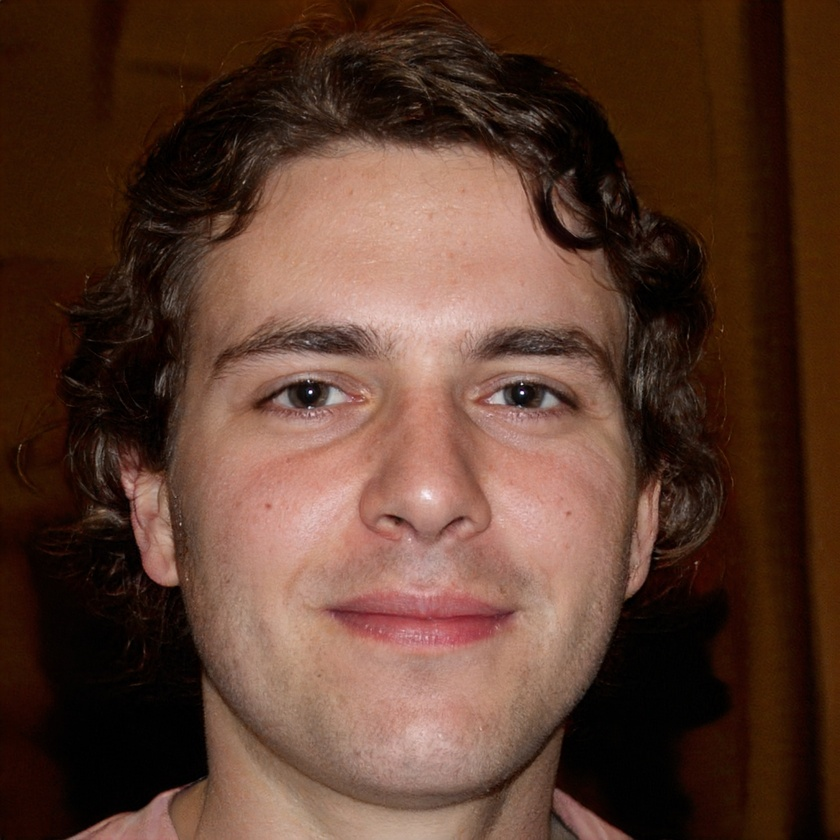
#> input picture data/images/gan/gan_image_1.jpg, 840 x 840 px, shrunk from 1024 x 1024 before the run; its folder holds 8 pictures in this run
$ jupyter execute face_detection.ipynb   (shell and % lines are left out)
#> lines starting #> are read from the running program, lines starting #| are printed output that depends on the picture
### Face and Eye Detection

#### Acknowledgements

- Blog Article: https://docs.opencv.org/3.4.3/d7/d8b/tutorial_py_face_detection.html
- GitHub Code: None

#### Packages

[cell 1]
import cv2 as pkg_cv
import matplotlib.pyplot as pkg_plot
import numpy as pkg_num

#### Common

[cell 2]
def load_image(file_name):
#> called with file_name = 'gan_image_1.jpg'
    input_image = pkg_cv.imread('../data/images/gan/' + file_name)
#> input_image is the input picture: shape (840, 840, 3); mean B, G, R 46.3, 59.7, 90.6

    # Get the images
    color_image = pkg_cv.cvtColor(input_image, pkg_cv.COLOR_BGR2RGB)
    gray_image = pkg_cv.cvtColor(input_image, pkg_cv.COLOR_BGR2GRAY)

    return color_image, gray_image

[cell 3]
def detect_face_eyes(face_classifier, eye_classifier, color_image, gray_image):
#> called with face_classifier = 'haarcascade_frontalface_default.xml', eye_classifier = 'haarcascade_eye.xml'
    face_cascade = pkg_cv.CascadeClassifier('../data/opencv/haarcascades/' + face_classifier)
    eye_cascade = pkg_cv.CascadeClassifier('../data/opencv/haarcascades/' + eye_classifier)

    # Copy the image to add annotations
    annotated_color_image = pkg_num.copy(color_image)

    faces = face_cascade.detectMultiScale(gray_image, 1.3, 5)
#> faces = [[126, 171, 592, 592]]
    for (x,y,w,h) in faces:
        pkg_cv.rectangle(annotated_color_image,(x,y),(x+w,y+h),(255,0,0),2)
        roi_color = annotated_color_image[y:y+h, x:x+w]
        roi_gray = gray_image[y:y+h, x:x+w]
        eyes = eye_cascade.detectMultiScale(roi_gray)
        for (ex,ey,ew,eh) in eyes:
            pkg_cv.rectangle(roi_color,(ex,ey),(ex+ew,ey+eh),(0,255,0),2)
#> this loop made 1 pass
#> annotated_color_image: shape (840, 840, 3); mean R, G, B 91.9, 60, 45.6
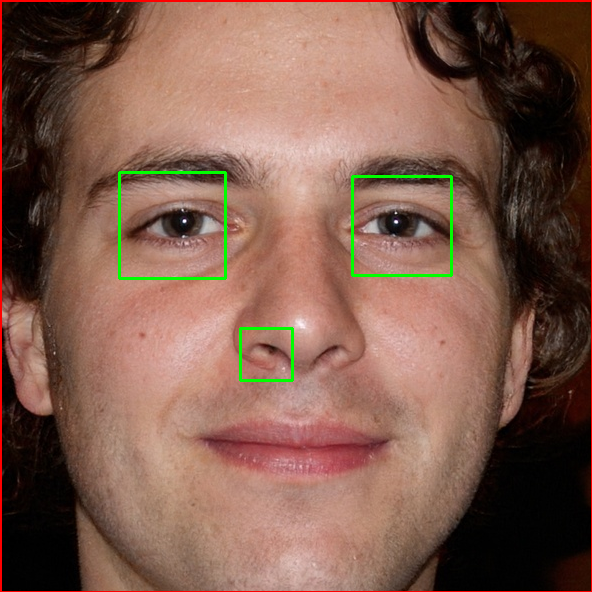
#> roi_color: shape (592, 592, 3); mean R, G, B 127.6, 92.1, 77.5

    return annotated_color_image

[cell 4]
def show_image_tiles(images):
    fx, plots = pkg_plot.subplots(1, len(images), figsize=(16,8))

    for i in range(len(images)):
        plots[i].set_title(images[i]['title'])
        plots[i].imshow(images[i]['data'])
#> this loop made 3 passes

[cell 5]
def annotate_face_eyes(image_file_name, face_classifier, eye_classifier):
    image_tiles = []
    color_image, gray_image = load_image(image_file_name)
    image_tiles.append({ 'title': 'Color Image', 'data' : color_image })
    image_tiles.append({ 'title': 'Gray Image', 'data' : gray_image })

    annotated_color_image = detect_face_eyes(face_classifier, eye_classifier, color_image, gray_image)
    image_tiles.append({ 'title': 'Annotated Image', 'data' : annotated_color_image })
    show_image_tiles(image_tiles)

#### Detection

[cell 6]
regular_face_classifier_name = 'haarcascade_frontalface_default.xml'
extended_face_classifier_name = 'haarcascade_frontalcatface_extended.xml'
regular_eye_classifier_name = 'haarcascade_eye.xml'
eye_glasses_classifier_name = 'haarcascade_eye_tree_eyeglasses.xml'

[cell 7]
# Images without eye-glasses
annotate_face_eyes('gan_image_1.jpg', regular_face_classifier_name, regular_eye_classifier_name)
annotate_face_eyes('gan_image_2.jpg', regular_face_classifier_name, regular_eye_classifier_name)
#> call 2 of load_image, with file_name = 'gan_image_2.jpg'
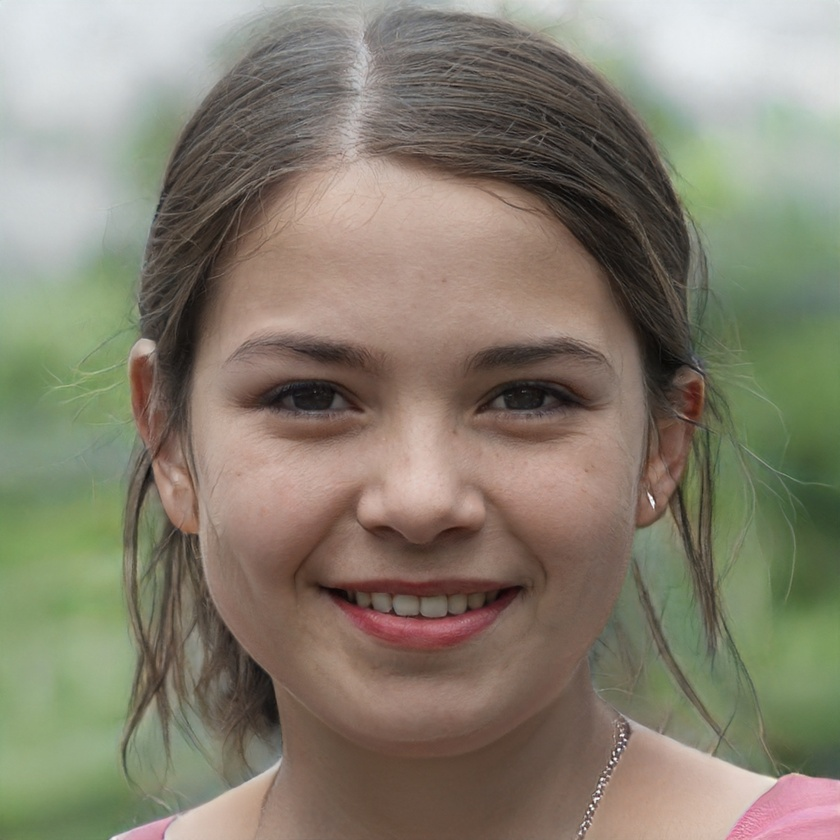
#> input picture data/images/gan/gan_image_2.jpg, 840 x 840 px, shrunk from 1024 x 1024 before the run
#> in load_image, input_image is the input picture: shape (840, 840, 3); mean B, G, R 111.2, 127.3, 133.6
#> call 2 of detect_face_eyes, with face_classifier = 'haarcascade_frontalface_default.xml', eye_classifier = 'haarcascade_eye.xml'
#> in detect_face_eyes (call 2), `faces = face_cascade.detectMultiScale(gray_image, 1.3, 5)`: faces = [[123, 160, 601, 601]]
#> the loop in detect_face_eyes (call 2), `for (x,y,w,h) in faces:` made 1 pass
#> after the loop in detect_face_eyes (call 2), `for (x,y,w,h) in faces:`: annotated_color_image: shape (840, 840, 3); mean R, G, B 134.2, 126.8, 109.6
#> after the loop in detect_face_eyes (call 2), `for (x,y,w,h) in faces:`:
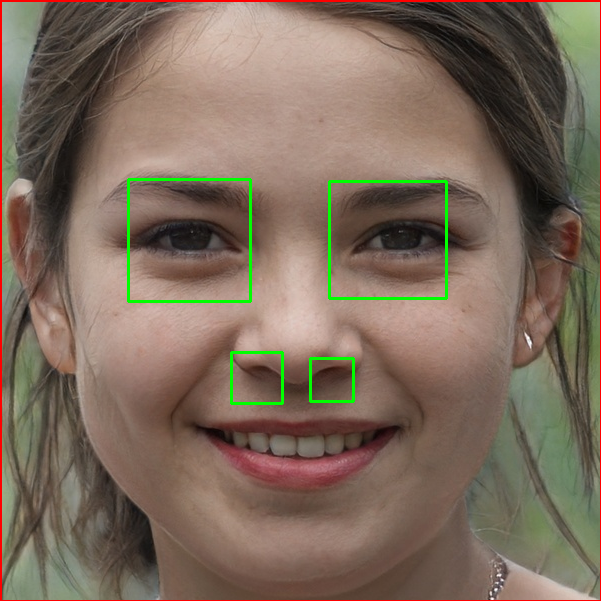
#> roi_color: shape (601, 601, 3); mean R, G, B 124.8, 107.3, 91.6
#> the loop in show_image_tiles (call 2), `for i in range(len(images)):` made 3 passes

[cell 8]
# Images with eye-glasses, where algorithm fails miserably with both classifiers
annotate_face_eyes('gan_image_3.jpg', regular_face_classifier_name, regular_eye_classifier_name)
#> call 3 of load_image, with file_name = 'gan_image_3.jpg'
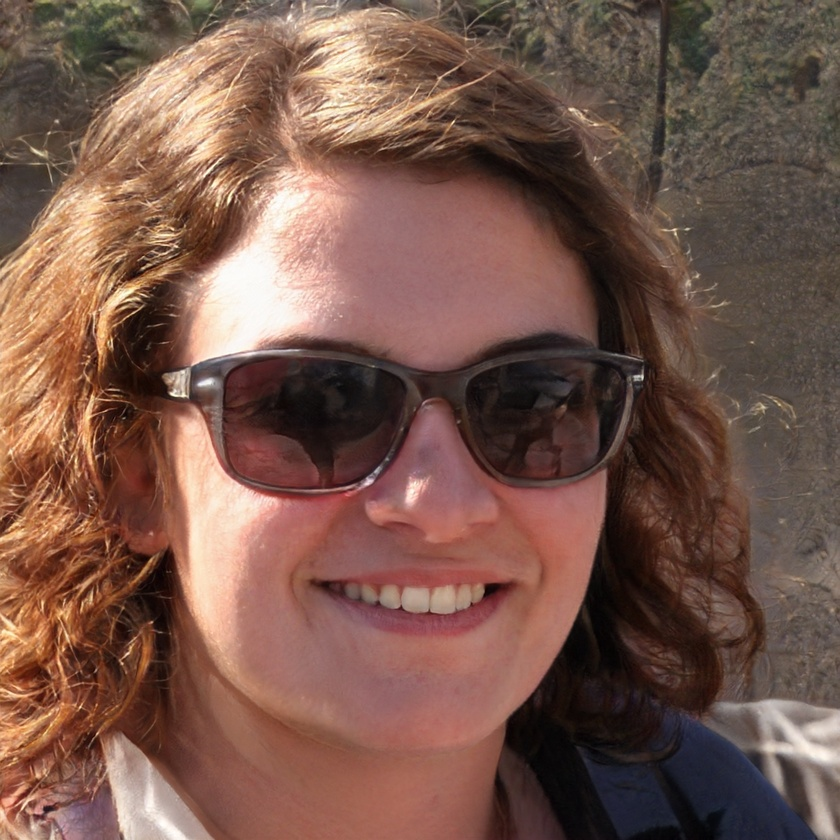
#> input picture data/images/gan/gan_image_3.jpg, 840 x 840 px, shrunk from 1024 x 1024 before the run
#> in load_image, input_image is the input picture: shape (840, 840, 3); mean B, G, R 75.6, 87.4, 120
annotate_face_eyes('gan_image_3.jpg', extended_face_classifier_name, eye_glasses_classifier_name)

[cell 9]
# Images without eye-glasses, where algorithm fails miserably with both classifiers
annotate_face_eyes('gan_image_4.jpg', regular_face_classifier_name, regular_eye_classifier_name)
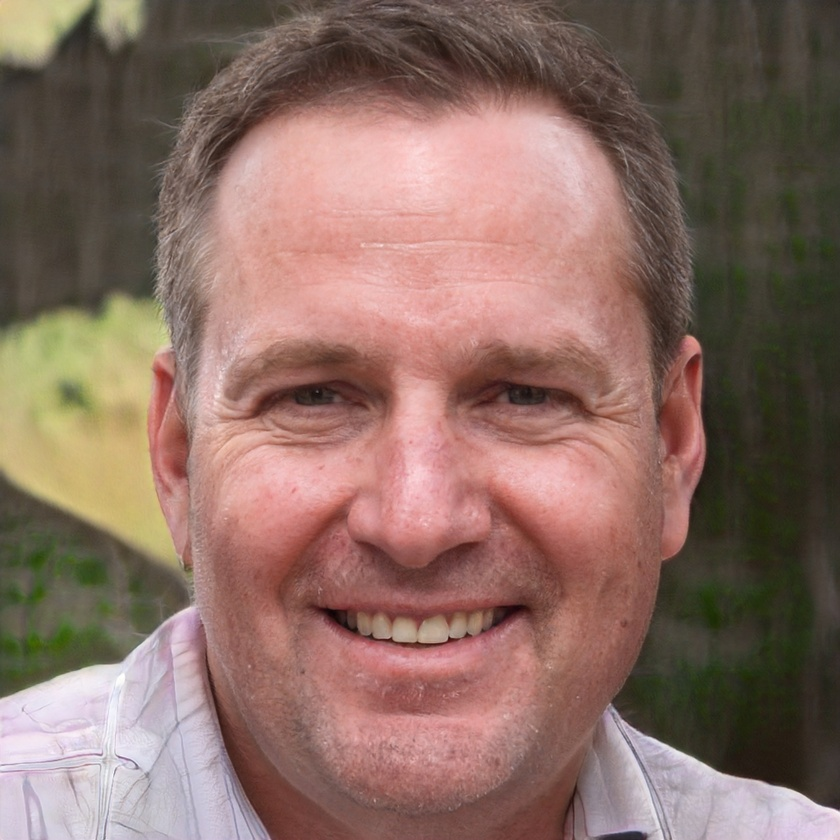
#> input picture data/images/gan/gan_image_4.jpg, 840 x 840 px, shrunk from 1024 x 1024 before the run
#> in load_image, input_image is the input picture: shape (840, 840, 3); mean B, G, R 100.1, 110, 138.6
#> in load_image (call 5), `gray_image = pkg_cv.cvtColor(input_image, pkg_cv.COLOR_BGR2GRAY)`:
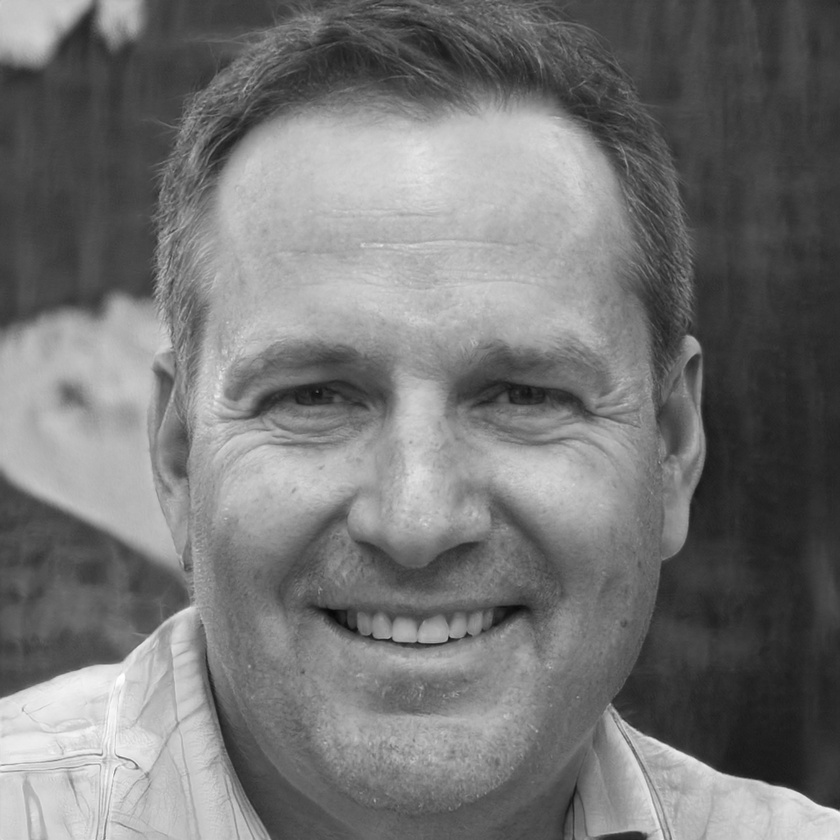
#> gray_image: shape (840, 840); min 6, max 255, mean 117.5
#> in detect_face_eyes (call 5), `faces = face_cascade.detectMultiScale(gray_image, 1.3, 5)`: faces = [[122, 158, 609, 609]]
#> the loop in detect_face_eyes (call 5), `for (x,y,w,h) in faces:` made 1 pass
#> (x, y, w, h, eyes) on pass 1: (122, 158, 609, 609, [[339, 429, 67, 67]])
#> pass 1, in detect_face_eyes (call 5), `roi_gray = gray_image[y:y+h, x:x+w]`:
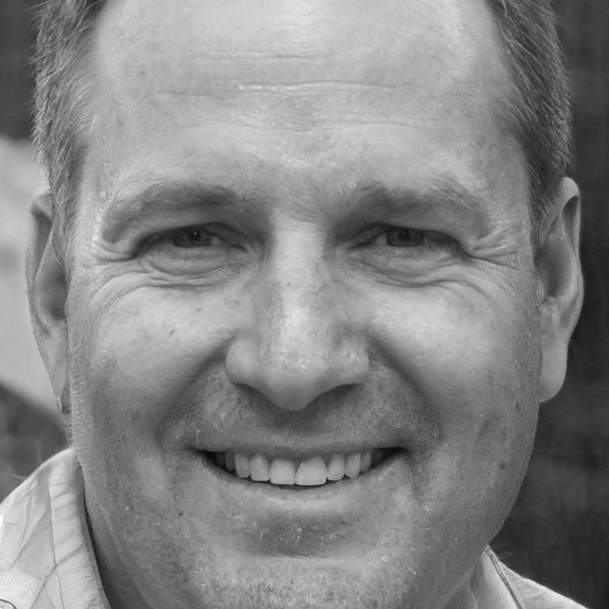
#> roi_gray: shape (609, 609); min 6, max 255, mean 132.9
#> after the loop in detect_face_eyes (call 5), `for (x,y,w,h) in faces:`: annotated_color_image: shape (840, 840, 3); mean R, G, B 139.7, 109, 98.9
#> after the loop in detect_face_eyes (call 5), `for (x,y,w,h) in faces:`:
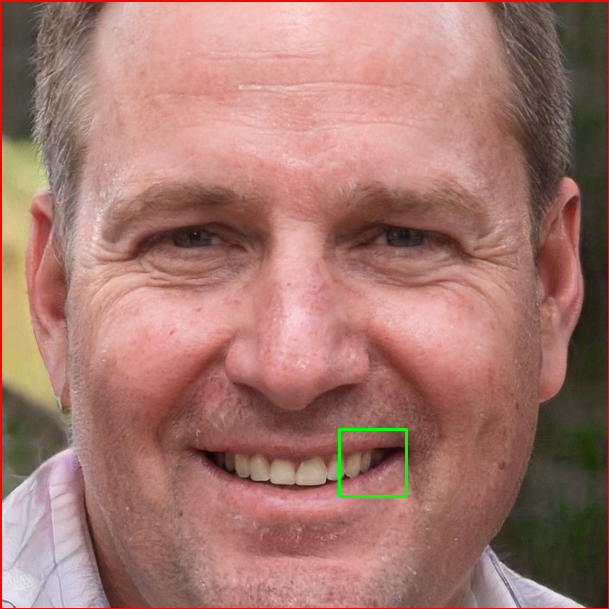
#> roi_color: shape (609, 609, 3); mean R, G, B 165.1, 119.9, 111.5
annotate_face_eyes('gan_image_4.jpg', extended_face_classifier_name, eye_glasses_classifier_name)
